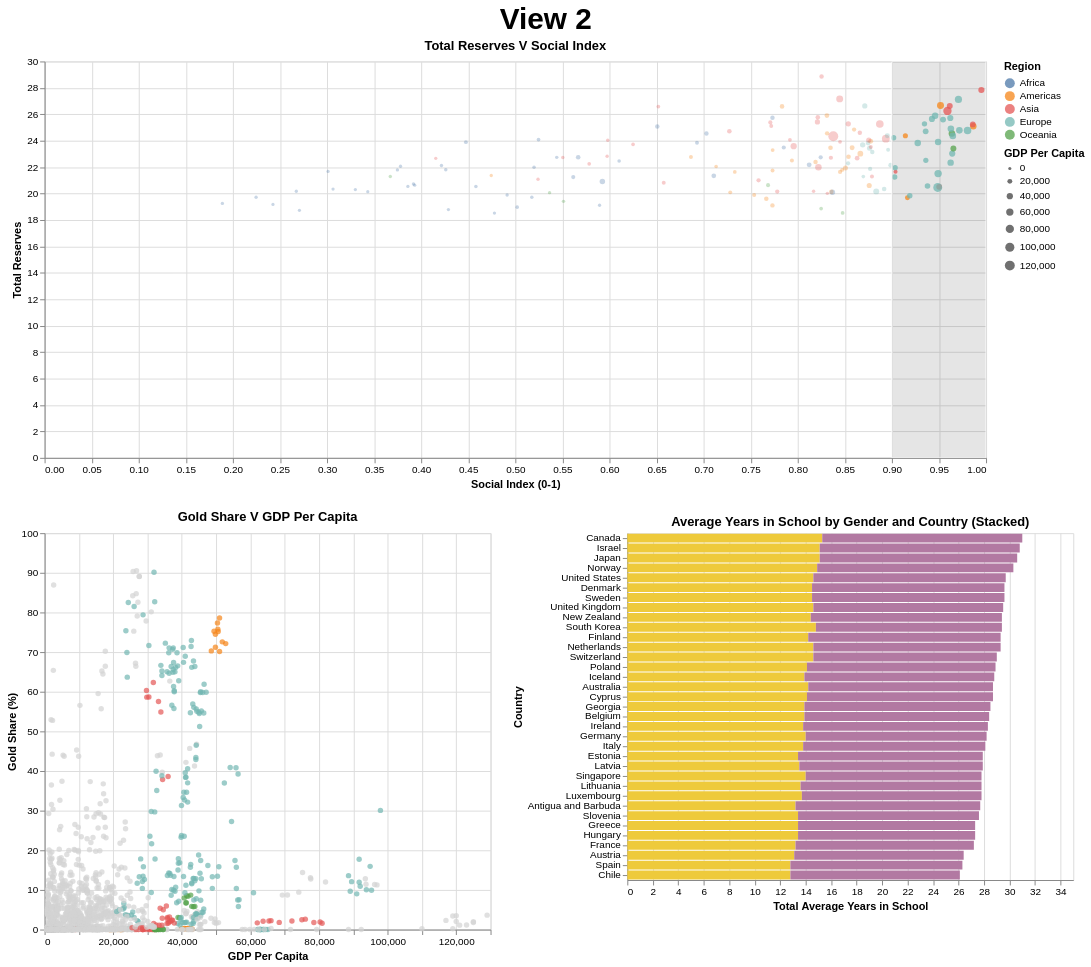

This figure's notebook cell:
### Markdown cell above
___
# **View 2**

Interactions Used:
- Slider
    - Year
- Bi-Directional Selection Interval
    - Bi-Directional Interaction between

### Code cell
# - Define interactive selection parameters for View 2
year_slider2 = alt.binding_range(min = 2005, max = 2015, step = 1, name = 'Year' ) # Defines year range for View 2 slider
slider_selection2 = alt.selection_point(bind = year_slider2, fields = [ 'year' ], value = { 'year' : 2015 }) # Selection for View 2 slider
brush_selection = alt.selection_interval(encodings = [ 'x' , 'y' ], value = { 'x' : [ 0.9 , 1 ], 'y' : [ 0 , 30 ]}) # Defines interval brush selection

# - Chart 1 Reserves vs. Social Index
chart1_v2 = alt.Chart(df).mark_circle(opacity = 0.6).add_params(slider_selection2, brush_selection).transform_calculate(
    # Calculate year from date field
    year = "year(datum['year'])"
).transform_filter(slider_selection2).encode(
    alt.X('social_index:Q', title = 'Social Index (0-1)'),
    alt.Y('log_reserves_gold:Q', title = 'Total Reserves'),
    alt.Size('income:Q', scale = alt.Scale(range = [ 10 , 100 ]), title = 'GDP Per Capita'),
    alt.Color('region:N', title = 'Region'),
    opacity = alt.condition(brush_selection, alt.value(0.75), alt.value(0.3)), # Dim points outside brush area
    tooltip = [ 'country' , 'social_index' , 'log_reserves_gold']
).properties(
    width = 950,
    height = 400,
    title = 'Total Reserves V Social Index'
)

# - Chart 2: Gold Share vs. GDP 
chart2_v2 = alt.Chart(df).mark_circle().encode(
    alt.Y('gold_share:Q', title = 'Gold Share (%)'),
    alt.X('income:Q', title = 'GDP Per Capita'),
    color = alt.when(brush_selection).then('region:N', legend = None).otherwise(alt.value('lightgrey')), # Color points inside brush area
    tooltip = [ 'country:N' , 'gold_share:Q' , 'income:Q' ]
).add_params(brush_selection).properties(
    width = 450,
    height = 400,
    title = 'Gold Share V GDP Per Capita'
)

# - Chart 3 Education Years by Gender (Stacked Bar Plot)
chart3_v2 = alt.Chart(df).transform_calculate(
    # Calculate year from date field
    year = "year(datum['year'])",
    # Calculate education difference for tooltip
    school_difference = "datum.years_in_school_men - datum.years_in_school_women"
).add_params(slider_selection2, brush_selection).transform_filter(slider_selection2, brush_selection).transform_fold(
    # Restructure data for stacked bars
    [ 'years_in_school_men' , 'years_in_school_women' ],
    as_ = [ 'Gender' , 'Years_in_School' ]
).transform_impute(
    # Impute missing values to 0 for plotting
    impute = 'Years_in_School',
    key = 'country',
    value = 0
).mark_bar().encode(
    alt.X('Years_in_School:Q', title = 'Total Average Years in School'),
    alt.Y('country:N', title = 'Country', sort = alt.EncodingSortField(field = 'Years_in_School', op = 'sum', order = 'descending')),
    alt.Color('Gender:N', title = 'Gender'),
    tooltip = [
        'country:N',
        'Gender:N',
        { 'field' : 'Years_in_School', 'type' : 'quantitative', 'title' : 'Years in School' },
        alt.Tooltip('school_difference:Q', title = 'Education Difference (M-W)')
    ],
).properties(
    title = 'Average Years in School by Gender and Country (Stacked)',
    width = 450,
    height = alt.Step(10),
)

# - Combine the charts into a final dashboard View 2 
view2 = ( chart1_v2 & ( chart2_v2 | chart3_v2 ) ).resolve_scale(
    color = 'independent', # Allow colors to be different across combined charts
    size = 'independent' # Allow sizes to be different across combined charts
).properties(title = alt.TitleParams(
    text = 'View 2',
    anchor = 'middle',
    fontSize = 30 
    )
)

view2

### Figure 1 — Vega-Lite specification as saved in the notebook (floating-point values rounded to 4 significant figures; data arrays with more than 128 entries replaced by an {"elided": "..."} marker saying what was removed)
{"config": {"view": {"continuousWidth": 300, "continuousHeight": 300}}, "vconcat": [{"mark": {"type": "circle", "opacity": 0.6}, "encoding": {"color": {"field": "region", "title": "Region", "type": "nominal"}, "opacity": {"condition": {"param": "param_2", "value": 0.75}, "value": 0.3}, "size": {"field": "income", "scale": {"range": [10, 100]}, "title": "GDP Per Capita", "type": "quantitative"}, "tooltip": [{"field": "country", "type": "nominal"}, {"field": "social_index", "type": "quantitative"}, {"field": "log_reserves_gold", "type": "quantitative"}], "x": {"field": "social_index", "title": "Social Index (0-1)", "type": "quantitative"}, "y": {"field": "log_reserves_gold", "title": "Total Reserves", "type": "quantitative"}}, "height": 400, "name": "view_3", "title": "Total Reserves V Social Index", "transform": [{"calculate": "year(datum['year'])", "as": "year"}, {"filter": {"param": "param_1"}}], "width": 950}, {"hconcat": [{"mark": {"type": "circle"}, "encoding": {"color": {"condition": {"param": "param_2", "field": "region", "type": "nominal", "legend": null}, "value": "lightgrey"}, "tooltip": [{"field": "country", "type": "nominal"}, {"field": "gold_share", "type": "quantitative"}, {"field": "income", "type": "quantitative"}], "x": {"field": "income", "title": "GDP Per Capita", "type": "quantitative"}, "y": {"field": "gold_share", "title": "Gold Share (%)", "type": "quantitative"}}, "height": 400, "name": "view_1", "title": "Gold Share V GDP Per Capita", "width": 450}, {"mark": {"type": "bar"}, "encoding": {"color": {"field": "Gender", "title": "Gender", "type": "nominal"}, "tooltip": [{"field": "country", "type": "nominal"}, {"field": "Gender", "type": "nominal"}, {"field": "Years_in_School", "title": "Years in School", "type": "quantitative"}, {"field": "school_difference", "title": "Education Difference (M-W)", "type": "quantitative"}], "x": {"field": "Years_in_School", "title": "Total Average Years in School", "type": "quantitative"}, "y": {"field": "country", "sort": {"field": "Years_in_School", "op": "sum", "order": "descending"}, "title": "Country", "type": "nominal"}}, "height": {"step": 10}, "name": "view_2", "title": "Average Years in School by Gender and Country (Stacked)", "transform": [{"calculate": "year(datum['year'])", "as": "year"}, {"calculate": "datum.years_in_school_men - datum.years_in_school_women", "as": "school_difference"}, {"filter": {"and": [{"param": "param_1"}, {"param": "param_2"}]}}, {"fold": ["years_in_school_men", "years_in_school_women"], "as": ["Gender", "Years_in_School"]}, {"impute": "Years_in_School", "key": "country", "value": 0}], "width": 450}]}], "data": {"name": "data-5139683230b0530e972c5cdd3621af94"}, "params": [{"name": "param_1", "select": {"type": "point", "fields": ["year"]}, "bind": {"input": "range", "max": 2015, "min": 2005, "name": "Year", "step": 1}, "value": {"year": 2015}, "views": ["view_3", "view_2"]}, {"name": "param_2", "select": {"type": "interval", "encodings": ["x", "y"]}, "value": {"x": [0.9, 1], "y": [0, 30]}, "views": ["view_3", "view_1", "view_2"]}], "resolve": {"scale": {"color": "independent", "size": "independent"}}, "title": {"text": "View 2", "anchor": "middle", "fontSize": 30}, "$schema": "https://vega.github.io/schema/vega-lite/v5.20.1.json", "datasets": {"data-5139683230b0530e972c5cdd3621af94": {"elided": "1678 records"}}}
